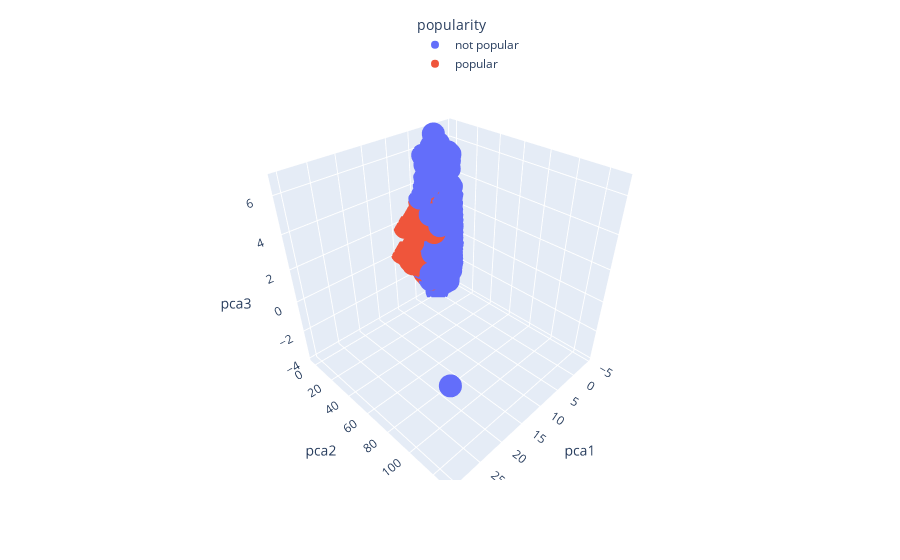

Write notebook code for a chart like this one.
### Markdown cell above
# 1.4 plot PCA in 3D¶

### Code cell
# 3D PCA
#total_var = pca.explained_variance_ratio_.sum() * 100

fig = px.scatter_3d(
    df, x='pca1', y='pca2', z='pca3', color='popularity',
    #title=f'Total Explained Variance: {total_var:.2f}%',
    #labels={'0': 'PC 1', '1': 'PC 2', '2': 'PC 3'}
)
fig.update_layout(legend=dict(
    orientation="v",
    yanchor="bottom",
    y=1,
    xanchor="right",
    x=0.6
))
fig.show()

### Figure 1 — Plotly figure (JSON) as saved in the notebook; plotly's stock layout.template omitted (floating-point values rounded to 4 significant figures; data arrays with more than 128 entries replaced by an {"elided": "..."} marker saying what was removed)
{"data": [{"hovertemplate": "popularity=not popular<br>pca1=%{x}<br>pca2=%{y}<br>pca3=%{z}<extra></extra>", "legendgroup": "not popular", "marker": {"color": "#636efa", "symbol": "circle"}, "mode": "markers", "name": "not popular", "scene": "scene", "showlegend": true, "type": "scatter3d", "x": {"elided": "12375 float values"}, "y": {"elided": "12375 float values"}, "z": {"elided": "12375 float values"}}, {"hovertemplate": "popularity=popular<br>pca1=%{x}<br>pca2=%{y}<br>pca3=%{z}<extra></extra>", "legendgroup": "popular", "marker": {"color": "#EF553B", "symbol": "circle"}, "mode": "markers", "name": "popular", "scene": "scene", "showlegend": true, "type": "scatter3d", "x": {"elided": "754 float values"}, "y": {"elided": "754 float values"}, "z": {"elided": "754 float values"}}], "layout": {"legend": {"orientation": "v", "title": {"text": "popularity"}, "tracegroupgap": 0, "x": 0.6, "xanchor": "right", "y": 1, "yanchor": "bottom"}, "margin": {"t": 60}, "scene": {"domain": {"x": [0.0, 1.0], "y": [0.0, 1.0]}, "xaxis": {"title": {"text": "pca1"}}, "yaxis": {"title": {"text": "pca2"}}, "zaxis": {"title": {"text": "pca3"}}}}}
